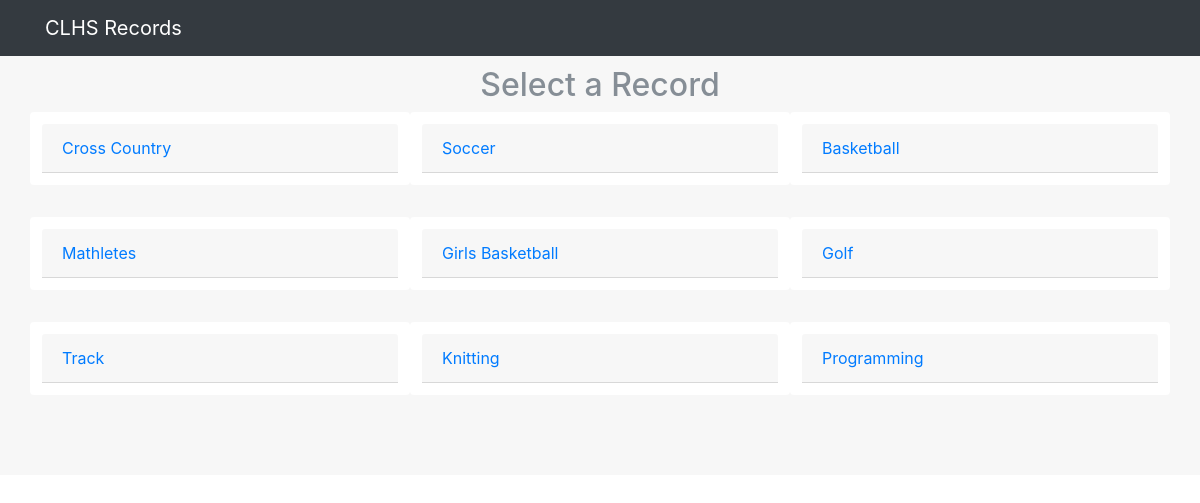
Before: / with the older database file.
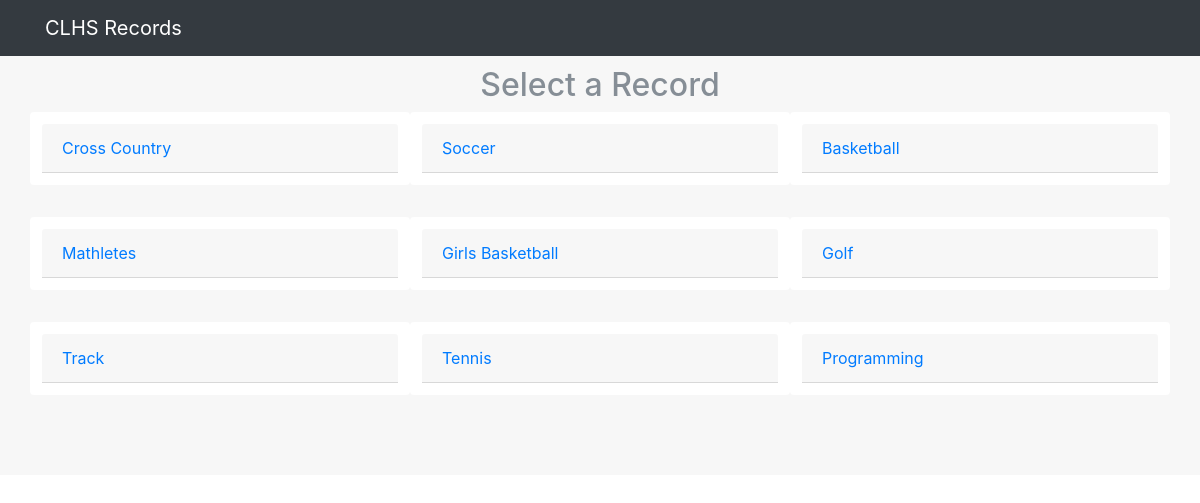
After: the same page with the newer database file.
### tables this page shows
CREATE TABLE activity (id INTEGER NOT NULL PRIMARY KEY, activityName VARCHAR (255) NOT NULL);

### __init__.py (the view)
@app.route('/', methods=['GET', 'POST'])
def index():
    activitiesList = getActivities()
    return render_template('index.html', activities=activitiesList)

### __init__.py (called while the page is built)
def getActivities():
    from models import Activity
    activitiesList = []
    for Activity in Activity.select():
        activityName = Activity.activityName
        activitiesList.append(activityName)
    return activitiesList

### templates/index.html (shortened to what this page needs)
<!doctype html>
<html lang="en">
  <head>
    <link href="{{ url_for('static', filename='dist/css/bootstrap.css') }}" rel="stylesheet">
    <link href="{{ url_for('static', filename='album.css') }}" rel="stylesheet">
  </head>
  <body>
    <header>
      <div class="navbar navbar-dark bg-dark">
        <div class="container d-flex justify-content-between">
          <a href="#" class="navbar-brand">CLHS Records</a>
        </div>
      </div>
    </header>
    <main role="main">
      <div class="album text-muted" style="padding-top: 10px;">
        <div class="container">
<h2 style="text-align: center;">Select a Record</h2>
          <div class="row">
		  {% for activity in activities %}
		  <div class="card">
		  <div class="card-header">
		  <a href="view/{{activity}}">
		  {{ activity }}
		  </a>
		 </div>
		 </div>
          {% endfor %}
</div>
            </div>
          </div>
    </main>
  </body>
</html>

### static/album.css (style rules this page uses)
body { min-height: 0rem; }
.navbar { margin-bottom: 0; }
.album { padding-top: 3rem; padding-bottom: 3rem; background-color: #f7f7f7; }
.card { float: left; width: 33.333%; padding: .75rem; margin-bottom: 2rem; border: 0; }

Changed rows visible on the page:
changed activity: activityName "Knitting" → "Tennis"
